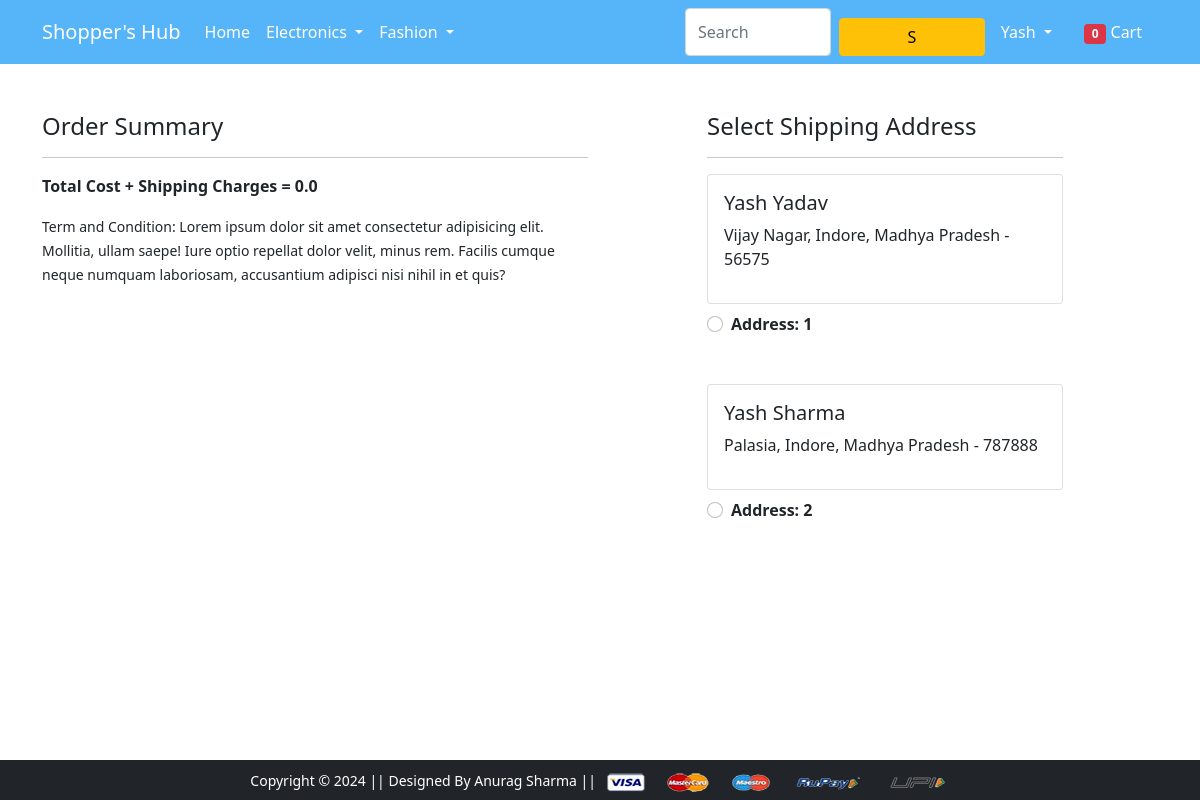
The page /checkout/ (signed in) on the database its author committed.
### app/models.py (models this page shows, shortened)
class Customer(models.Model):
    user = models.ForeignKey(User, on_delete=models.CASCADE)
    name = models.CharField(max_length=100)
    locality = models.CharField(max_length=200)
    city = models.CharField(max_length=50)
    zipcode = models.IntegerField()
    state = models.CharField(choices=STATE_CHOICES, max_length=100)

### app/views.py (the view)
# urls.py: path('checkout/', views.checkout, name='checkout'),
@login_required
def checkout(request):
	totalitem = 0
	user = request.user
	add = Customer.objects.filter(user=user)
	cart_items = Cart.objects.filter(user=request.user)
	amount = 0.0
	shipping_amount = 70.0
	totalamount = 0.0  # Initialize totalamount
	cart_product = [p for p in Cart.objects.all() if p.user == request.user]
	if cart_product:
		for p in cart_product:
			tempamount = (p.quantity * p.product.discounted_price)
			amount += tempamount
		totalamount = amount + shipping_amount
	if request.user.is_authenticated:
			totalitem = len (Cart.objects.filter(user=request.user))
	return render(request, 'app/checkout.html', {'add':add, 'totalcost':totalamount, 'cart_items':cart_items, 'totalitem':totalitem})

### app/templates/app/checkout.html (shortened to what this page needs)
{% extends 'app/base.html' %}
{% load static %}
{% block main-content %}
<div class="container">
  <div class="row mt-5">
    <div class="col-sm-6">
      <h4>Order Summary</h4>
      <hr>
      <p class="fw-bold">Total Cost + Shipping Charges = {{totalcost}}</p>
      <small>Term and Condition: Lorem ipsum dolor sit amet consectetur adipisicing elit. Mollitia, ullam saepe! Iure
        optio repellat dolor velit, minus rem. Facilis cumque neque numquam laboriosam, accusantium adipisci nisi nihil
        in et quis?</small>
    </div>
    <div class="col-sm-4 offset-sm-1">
      <h4>Select Shipping Address</h4>
      <hr>
      <form action="/paymentdone" id="myform">
        {% for ad in add %}
        <div class="card">
          <div class="card-body">
            <h5>{{ad.name}}</h5>
            <p>{{ad.locality}}, {{ad.city}}, {{ad.state}} - {{ad.zipcode}}</p>
          </div>
        </div>
        <div class="form-check mt-2 mb-5">
          <input class="form-check-input" type="radio" name="custid" id="custadd{{forloop.counter}}" value="{{ad.id}}">
          <label class="form-check-label fw-bold" for="custadd{{forloop.counter}}">
            Address: {{forloop.counter}} </label>
        </div>
        {% endfor %}
      </form>
    </div>
  </div>
</div>
{% endblock main-content %}

### app/templates/app/base.html (shortened to what this page needs)
<!doctype html>
{% load static %}
<html lang="en">
  <head>
    <link href="https://cdn.jsdelivr.net/npm/bootstrap@5.0.0-beta1/dist/css/bootstrap.min.css" rel="stylesheet">
    <link rel="stylesheet" href="{% static 'app/css/owl.carousel.min.css' %}">
    <link rel="stylesheet" href="{% static 'app/css/all.min.css' %}">
    <link rel="stylesheet" href="{% static 'app/css/style.css' %}">
  </head>
  <body class="d-flex flex-column min-vh-100">
    <nav class="navbar navbar-expand-lg navbar-dark sticky-top" style="background-color: #56b4f8;">
     <div class="container">
       <a class="navbar-brand" href="/">Shopper's Hub</a>
       <div class="collapse navbar-collapse" id="navbarSupportedContent">
         <ul class="navbar-nav me-auto mb-2 mb-lg-0">
           <li class="nav-item">
             <a class="nav-link active" aria-current="page" href="/">Home</a>
           </li>
           <li class="nav-item dropdown">
             <a class="nav-link dropdown-toggle text-white" href="#" id="electronicsDropdown" role="button" data-bs-toggle="dropdown" aria-expanded="false">
               Electronics
             </a>
           </li>
           <li class="nav-item dropdown">
             <a class="nav-link dropdown-toggle text-white" href="#" id="fashionDropdown" role="button" data-bs-toggle="dropdown" aria-expanded="false">
               Fashion
             </a>
           </li>
         </ul>
         <form method="get" action="{% url 'search' %}" class="d-flex">
           <input class="form-control me-2" type="search" placeholder="Search" aria-label="Search" name="query" id="query">
           <button class="btn btn-warning" type="submit">S</button>
         </form>
         <div>
          <ul class="navbar-nav me-auto mb-2 mb-lg-0">
          {% if request.user.is_authenticated %}
           <li class="nav-item dropdown mx-2">
              <a class="nav-link dropdown-toggle text-white" href="#" id="profileDropdown" role="button" data-bs-toggle="dropdown" aria-expanded="false">
                {{ request.user.username|capfirst}}
              </a>
            </li>
            <li class="nav-item mx-2">
             <a href="{% url 'showcart' %}" class="nav-link text-white"><span class="badge bg-danger">{{totalitem}}</span> Cart </a>
            </li>
          {% endif %}
          </ul>
         </div>
       </div>
     </div>
    </nav>
    <main class="flex-grow-1">
    {% block main-content %} {% endblock main-content %}
    </main>
    <footer class="container-fluid bg-dark text-center p-2 mt-5 sticky-bottom">
        <small class="text-white">Copyright &copy; 2024 || Designed By Anurag Sharma || </small>
        <img src="{% static 'app/images/payment.png' %}" alt="" srcset="" class="img-fluid" height="2px">
    </footer>
  </body>
</html>

### app/static/app/css/style.css (style rules this page uses)
@media screen and (max-width: 1300px) { .btn { width: 100%; margin-top: 10px; } }

### rows shown on the page
Customer: name "Yash Yadav", locality "Vijay Nagar", city "Indore", state "Madhya Pradesh", zipcode "56575"
Customer: name "Yash Sharma", locality "Palasia", city "Indore", state "Madhya Pradesh", zipcode "787888"

### other values the page prints
{{ request.user.username|capfirst }} "Yash"
{{ totalitem }} "0"
{{ totalcost }} "0.0"
